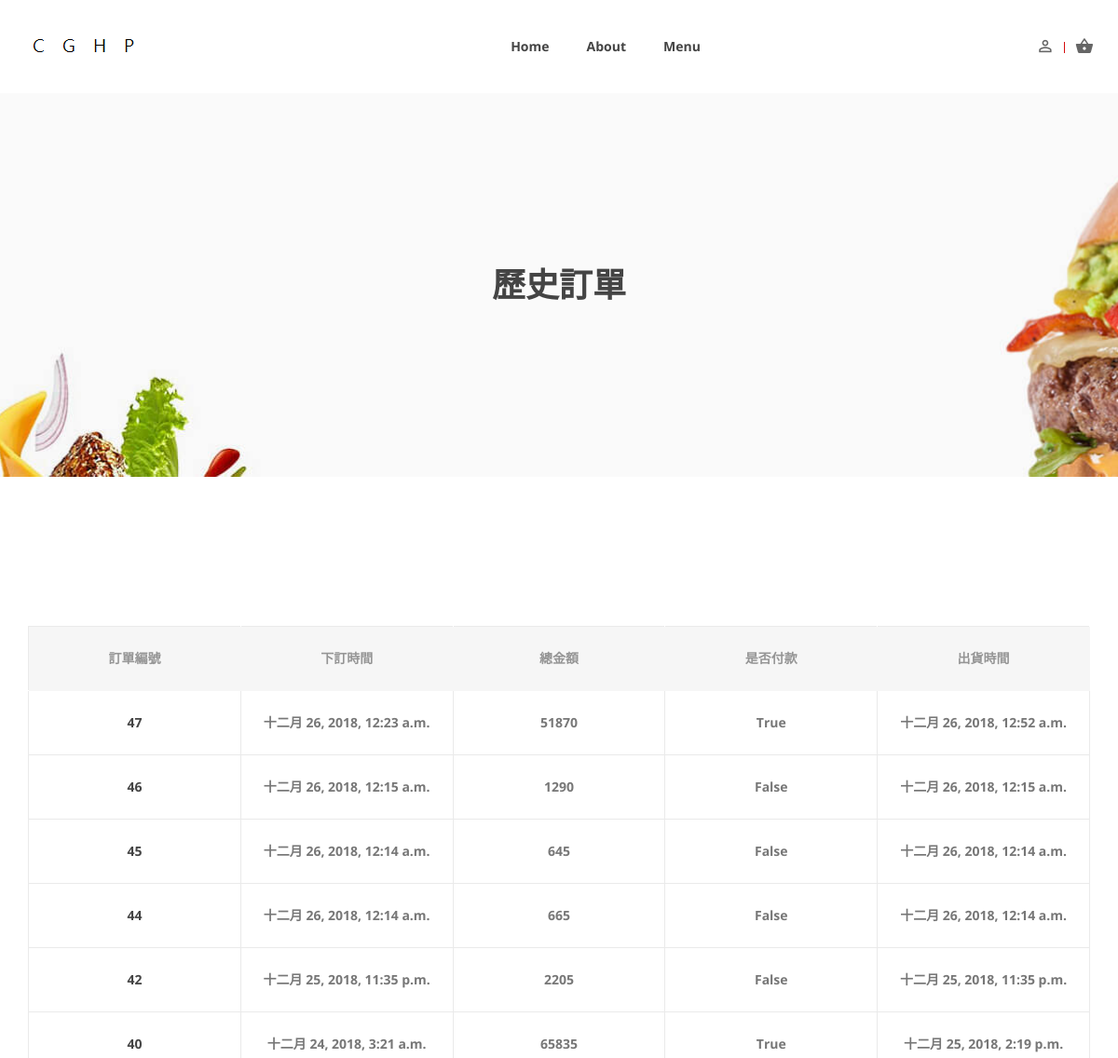
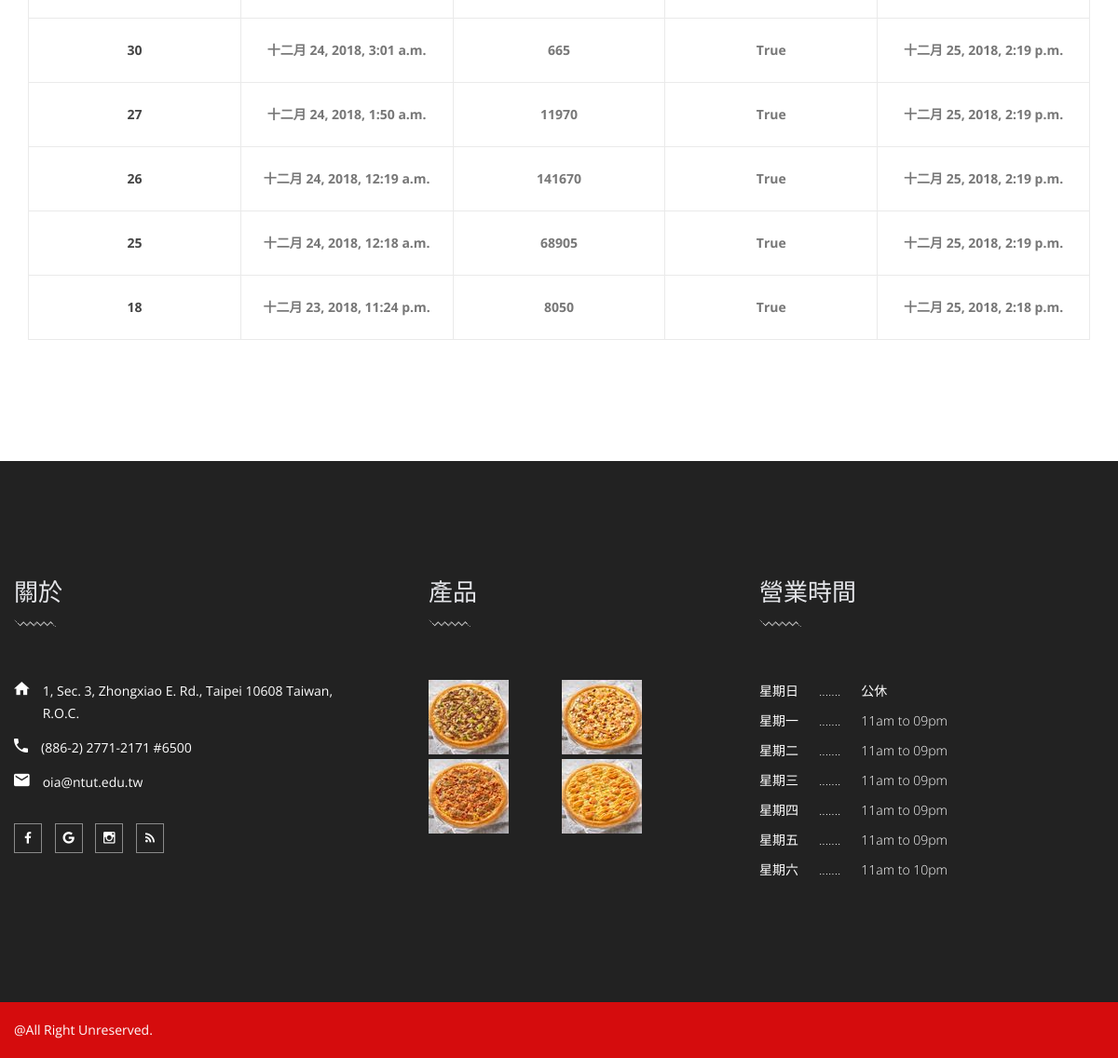
/order/orderHistory/ (signed in), run on the app's committed database (2 pictures, top to bottom).
### SOS/models.py (models this page shows, shortened)
class Order(models.Model):
    order_no = models.AutoField(
        verbose_name='訂單編號', null=False, primary_key=True)
    member_id = models.ForeignKey(
        Member, verbose_name='會員編號', on_delete=models.CASCADE, null=False) # 哪一個 會員 產生的訂單
    ordered_date = models.DateTimeField(
        verbose_name='訂單產生時間', auto_now_add=True, null=False)
    updated = models.DateTimeField(auto_now=True)
    paid = models.BooleanField(default=False) # 若為 true 代表 尚未出貨
    shipped_date = models.DateTimeField(
        verbose_name='實際出貨時間', default=timezone.now)
    isFreeShipping = models.BooleanField(default=False, verbose_name='是否免運', editable=False)
    discountRate = models.DecimalField(
        max_digits=3, decimal_places=2, default=1, null=False, verbose_name='折扣',editable=False)
    class Meta:
        ordering = ['-ordered_date',]
    def get_total_cost(self):
        return sum(item.get_cost() for item in self.items.all())

class OrderItem(models.Model):
    order = models.ForeignKey(Order, related_name='items', on_delete=models.CASCADE)
    pizza = models.ForeignKey(Pizza, related_name='order_items', on_delete=models.CASCADE)
    price = models.DecimalField(max_digits=10, decimal_places=0)
    quantity = models.PositiveIntegerField(default=1)
    def get_cost(self):
        return self.price * self.quantity

### SOS/views.py (the view)
# urls.py: path('orderHistory/', order_history, name='order_history'),
def order_history(request):
    member = Member.objects.get(user_id=request.user)
    result = []
    for order in Order.objects.all():
        if order.member_id == member:
            result.append(order)
    return render(request, 'order_history.html', locals())

### SCS/context_processors.py (called while the page is built)
def cart(request):
    return {'cart': Cart(request)}

### templates/order_history.html (shortened to what this page needs)
{% extends 'base.html' %}
{% load static %}
{% load starsCount %}
{% block content %}
<div class="ht__bradcaump__area bg-image--18">
  <div class="ht__bradcaump__wrap d-flex align-items-center">
    <div class="container">
      <div class="row">
        <div class="col-lg-12 col-md-12 col-sm-12">
          <div class="bradcaump__inner text-center">
            <h2 class="bradcaump-title">歷史訂單</h2>
          </div>
        </div>
      </div>
    </div>
  </div>
</div>
<section class="food__menu__grid__area section-padding--lg">
  <div class="container">
    <div class="row mt--30">
      <div class="col-lg-12">
        <div class="fd__tab__content tab-content" id="nav-tabContent">
          <div class="row">
            <div class="col-md-12 col-sm-12 ol-lg-12">
              <div class="table-content table-responsive">
                <div class="col-lg-12 col-md-12 ">
                  <table class="cart">
                    <thead>
                      <tr class="title-top">
                        <th class="product-subtotal">訂單編號</th>
                        <th class="product-subtotal">下訂時間</th>
                        <th class="product-subtotal">總金額</th>
                        <th class="product-subtotal">是否付款</th>
                        <th class="product-subtotal">出貨時間</th>
                      </tr>
                    </thead>
                    <tbody>
                      {% for search_order in result %}
                      <tr>
                        <td class="product-subtotal"><a href="{% url 'order_detail' search_order.order_no %}">{{ search_order.order_no }}</a></td>
                        <td class="product-subtotal">{{ search_order.ordered_date }}</td>
                        <td class="product-subtotal">{{ search_order.get_total_cost }}</td>
                        <td class="product-subtotal">{{ search_order.paid }}</td>
                        <td class="product-subtotal">{{ search_order.shipped_date }}</td>
                      </tr>
                      {% empty %}
                      <h1>您還沒有購買過本商店的產品！</h1>
                      {% endfor %}
                    </tbody>
                  </table>
                </div>
              </div>
            </div>
          </div>
        </div>
      </div>
    </div>
  </div>
</section>
{% endblock %}

### data on the page
Order: order_no "47", ordered_date "十二月 26, 2018, 12:23 a.m.", get_total_cost "51870", paid "True", shipped_date "十二月 26, 2018, 12:52 a.m."
Order: order_no "46", ordered_date "十二月 26, 2018, 12:15 a.m.", get_total_cost "1290", paid "False", shipped_date "十二月 26, 2018, 12:15 a.m."
Order: order_no "45", ordered_date "十二月 26, 2018, 12:14 a.m.", get_total_cost "645", paid "False", shipped_date "十二月 26, 2018, 12:14 a.m."
Order: order_no "44", ordered_date "十二月 26, 2018, 12:14 a.m.", get_total_cost "665", paid "False", shipped_date "十二月 26, 2018, 12:14 a.m."
Order: order_no "42", ordered_date "十二月 25, 2018, 11:35 p.m.", get_total_cost "2205", paid "False", shipped_date "十二月 25, 2018, 11:35 p.m."
Order: order_no "40", ordered_date "十二月 24, 2018, 3:21 a.m.", get_total_cost "65835", paid "True", shipped_date "十二月 25, 2018, 2:19 p.m."
Order: order_no "30", ordered_date "十二月 24, 2018, 3:01 a.m.", get_total_cost "665", paid "True", shipped_date "十二月 25, 2018, 2:19 p.m."
Order: order_no "27", ordered_date "十二月 24, 2018, 1:50 a.m.", get_total_cost "11970", paid "True", shipped_date "十二月 25, 2018, 2:19 p.m."
Order: order_no "26", ordered_date "十二月 24, 2018, 12:19 a.m.", get_total_cost "141670", paid "True", shipped_date "十二月 25, 2018, 2:19 p.m."
Order: order_no "25", ordered_date "十二月 24, 2018, 12:18 a.m.", get_total_cost "68905", paid "True", shipped_date "十二月 25, 2018, 2:19 p.m."
Order: order_no "18", ordered_date "十二月 23, 2018, 11:24 p.m.", get_total_cost "8050", paid "True", shipped_date "十二月 25, 2018, 2:18 p.m."
